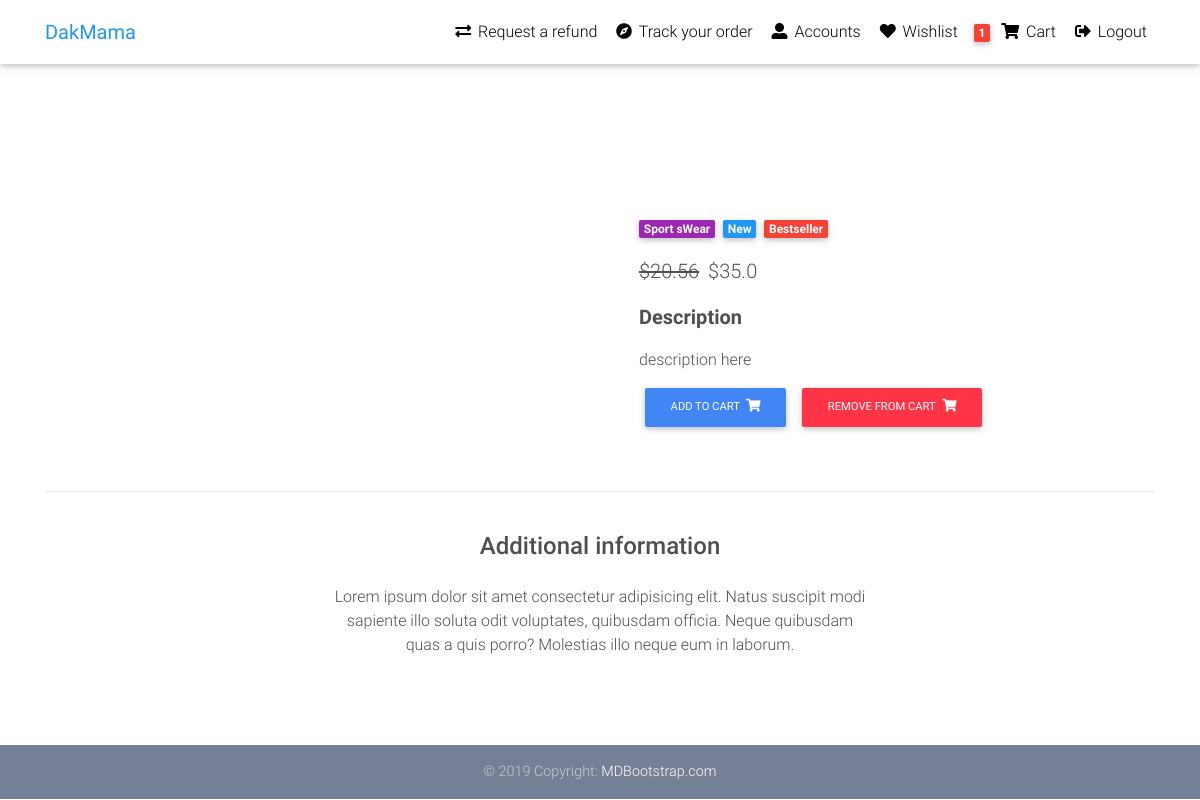
The page /product/test-product-1/ (signed in) on the database its author committed.
### core/models.py (models this page shows, shortened)
class Order(models.Model): # store users final cart by users items on parchase time
    user = models.ForeignKey(settings.AUTH_USER_MODEL,
                             on_delete=models.CASCADE)
    items = models.ManyToManyField(Order_Item)
    ref_code = models.CharField(max_length=20)
    start_date = models.DateTimeField(auto_now_add=True)
    ordered_date = models.DateTimeField()
    ordered = models.BooleanField(default=False)
    billing_address = models.ForeignKey("BillingAddress",on_delete=models.SET_NULL,blank=True,null=True)
    payment = models.ForeignKey("Payment",on_delete=models.SET_NULL,blank=True,null=True)
    coupon = models.ForeignKey("Coupon",on_delete=models.SET_NULL,blank=True,null=True)
    being_delivered = models.BooleanField(default=False)
    received = models.BooleanField(default=False)
    refund_requested = models.BooleanField(default=False)
    refund_granted = models.BooleanField(default=False)

class Item(models.Model):
    title = models.CharField(max_length=32,null=True,blank=True)
    price = models.FloatField()
    discount_price = models.FloatField(null=True,blank=True)
    category = models.CharField(choices = CATEGORY_CHOICES,max_length = 2,default='S') # get_fieldname_display - to select choiches from template - get_category_display
    label = models.CharField(choices = LABEL_CHOICES,max_length = 1,default='P') # get_label_display
    slug = models.SlugField()
    description = models.TextField(default='description here')
    image = models.ImageField(null=True,blank=True)
    def get_add_to_cart_url(self):
        return reverse("core:add-to-cart", kwargs={"slug": self.slug})
    def get_remove_from_cart_url(self):
        return reverse("core:remove-from-cart", kwargs={"slug": self.slug})

### core/views.py (the view)
# urls.py: path('product/<slug>/',ProductDetailView.as_view(),name='product_detail'),
class ProductDetailView(DetailView):
    model = Item
    template_name = "product_page.html"

### core/templatetags/cart_template_tag.py (called while the page is built)
@register.filter
def cart_item_count(user): # here cart_item_count will be our custome template tag
    if user.is_authenticated:
        qs = Order.objects.filter(user=user,ordered = False)
        if qs.exists():
            return qs[0].items.count()
    else:
        return 0

### templates/product_page.html
{% extends "base.html" %}
{% block content %}
        {% include 'partials/_product_page.html' %}
{% endblock content %}

### templates/partials/_navbar.html (shortened to what this page needs)
  {% load static %}
  {% load cart_template_tag %}
  <nav class="navbar fixed-top navbar-expand-lg navbar-light white scrolling-navbar">
    <div class="container">
      <a href="{% url 'core:home' %}" class="navbar-brand waves-effect" >
        <strong class="blue-text">DakMama</strong>
      </a>
      <div class="collapse navbar-collapse" id="navbarSupportedContent">
        <ul class="navbar-nav nav-flex-icons">
        {% if request.user.is_authenticated %}
          <li class="nav-item">
            <a href="{% url 'core:request-refund' %}" class="nav-link waves-effect">
              <i class="fas fa-exchange-alt"></i>
              <span class="clearfix d-none d-sm-inline-block">Request a refund</span>
            </a>
            </li>
            <li class="nav-item">
            <a href="{% url 'core:request-refund' %}" class="nav-link waves-effect">
              <i class="fas fa-compass"></i>
              <span class="clearfix d-none d-sm-inline-block">Track your order</span>
            </a>
            </li>
            <li class="nav-item">
            <a href="{% url 'core:request-refund' %}" class="nav-link waves-effect">
              <i class="fas fa-user-alt"></i>
              <span class="clearfix d-none d-sm-inline-block">Accounts</span>
            </a>
            </li>
            <li class="nav-item">
            <a href="{% url 'core:request-refund' %}" class="nav-link waves-effect">
             <i class="fas fa-heart"></i>
              <span class="clearfix d-none d-sm-inline-block">Wishlist</span>
            </a>
            </li>
            <li class="nav-item">
            <a href="{% url 'core:order-summary' %}" class="nav-link waves-effect">
              <span class="badge red z-depth-1 mr-1"> {{request.user|cart_item_count}}</span>
              <i class="fas fa-shopping-cart"></i>
              <span class="clearfix d-none d-sm-inline-block"> Cart </span>
            </a>
            </li>
            <li class="nav-item">
            <a class="nav-link waves-effect" href="{% url 'account_logout' %}">
            <i class="fas fa-sign-out-alt"></i>
              <span class="clearfix d-none d-sm-inline-block">Logout</span>
            </a>
          </li>
        {% endif %}
        </ul>
      </div>
    </div>
  </nav>

### templates/partials/_product_page.html (shortened to what this page needs)
 {% load static %}
  <main class="mt-5 pt-4">
    <div class="container dark-grey-text mt-5">
      <div class="row wow fadeIn">
        <div class="col-md-6 mb-4">
        </div>
        <div class="col-md-6 mb-4">
          <div class="p-4">
            <div class="mb-3">
              <a href="">
                <span class="badge purple mr-1">{{object.get_category_display}}</span>
              </a>
              <a href="">
                <span class="badge blue mr-1">New</span>
              </a>
              <a href="">
                <span class="badge red mr-1">Bestseller</span>
              </a>
            </div>
            <p class="lead">
            {% if object.discount_price %}
                <span class="mr-1">
                <del>${{object.price}}</del>
              </span>
              <span>${{object.discount_price}}</span>
            {% else %}
                <span>${{object.price}}</span>
            {% endif %}
            </p>
            <p class="lead font-weight-bold">Description</p>
            <p>{{object.description}}</p>
            <a href= {{object.get_add_to_cart_url}} class="btn btn-primary btn-md my-0 p">
            Add to cart
                <i class="fas fa-shopping-cart ml-1"></i>
            </a>
            <a href= {{object.get_remove_from_cart_url}} class="btn btn-danger btn-md my-0 p">
            Remove from cart
                <i class="fas fa-shopping-cart ml-1"></i>
            </a>
          </div>
        </div>
      </div>
      <hr>
      <div class="row d-flex justify-content-center wow fadeIn">
        <div class="col-md-6 text-center">
          <h4 class="my-4 h4">Additional information</h4>
          <p>Lorem ipsum dolor sit amet consectetur adipisicing elit. Natus suscipit modi sapiente illo soluta odit
            voluptates,
            quibusdam officia. Neque quibusdam quas a quis porro? Molestias illo neque eum in laborum.</p>
        </div>
      </div>
      <div class="row wow fadeIn">
        <div class="col-lg-4 col-md-12 mb-4">
        </div>
        <div class="col-lg-4 col-md-6 mb-4">
        </div>
        <div class="col-lg-4 col-md-6 mb-4">
        </div>
      </div>
    </div>
  </main>

### templates/base.html (style rules this page uses)
html, body, header, .carousel { height: 60vh; }

### rows shown on the page
Item: category "Sport sWear", price "20.56", discount_price "35.0", description "description here"

### other values the page prints
{{ request.user|cart_item_count }} "1"
